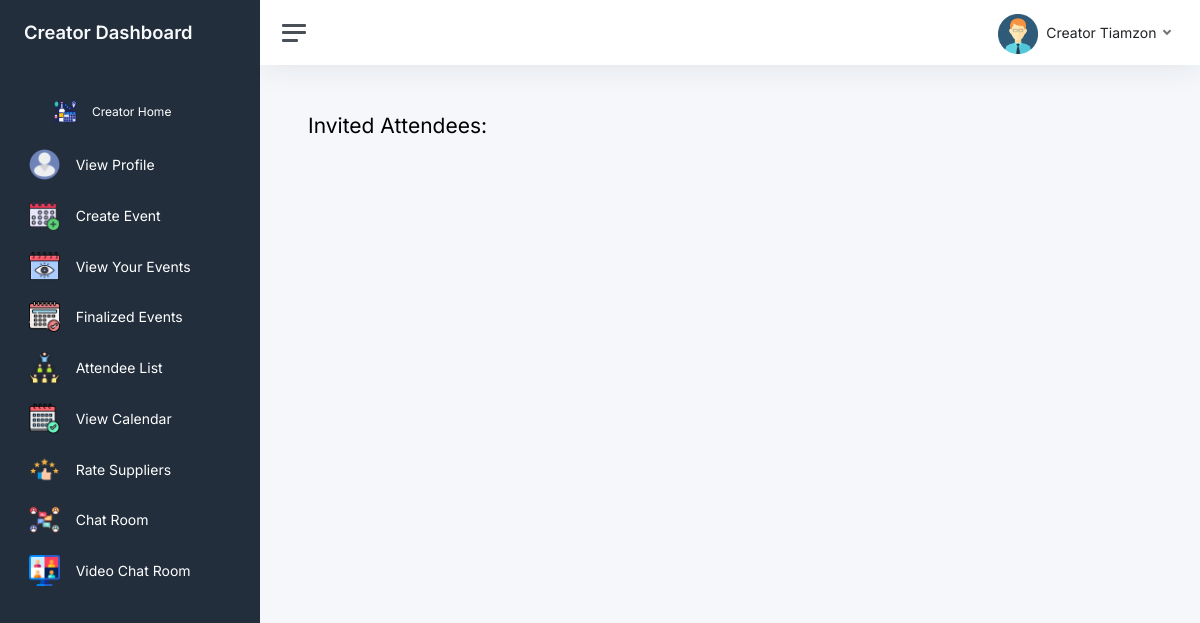
Before: /event_attendee_list (signed in) with the older database file.
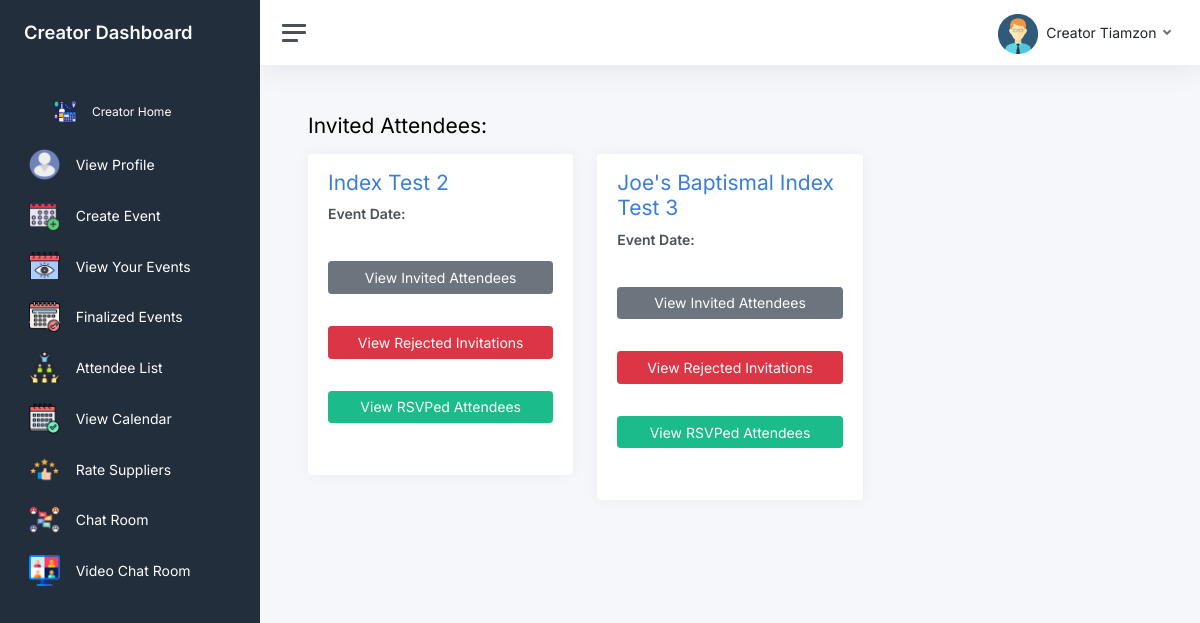
After: the same page with the newer database file.
### website/models.py (models this page shows)
class Event_records12(db.Model):
    id = db.Column(db.Integer, primary_key=True)
    event_name = db.Column(db.String)
    event_desc = db.Column(db.String)
    event_type = db.Column(db.String)
    event_privacy = db.Column(db.String)
    data1 = db.Column(db.String)
    room_code = db.Column(db.String)
    date_created = db.Column(db.DateTime(timezone=True), default=func.now())
    creator_id = db.Column(db.Integer, db.ForeignKey('users9.id'))  # Link to the user who created it
    rsvp_attendees = db.Column(db.String, index=True, default='')
    invited_attendees = db.Column(db.String, index=True, default='')
    max_attendee_num = db.Column(db.Integer)
    start_date = db.Column(db.DateTime)
    end_date = db.Column(db.DateTime)
    total_cost = db.Column(db.Float)  # New column to store the total cost of the event
    supplier_hired_status = db.Column(db.String, nullable=True)  # New field to store hire status as JSON
    image_path = db.Column(db.String)

### website/views_creator.py (the view)
@views_creator.route('/event_attendee_list', methods=['GET', 'POST'])
@login_required
def event_attendee_list():
    if current_user.role != "Event Creator":
        return redirect(url_for('views.role'))
    user_events = current_user.event_records
    events_data = []
    for event in user_events:
        try:
            attendee_data = json.loads(event.invited_attendees) if event.invited_attendees else []
        except (TypeError, json.JSONDecodeError):
            attendee_data = []
            print(f"Failed to parse invited_attendees for event ID {event.id}")
        try:
            rsvp_attendees = json.loads(event.rsvp_attendees) if event.rsvp_attendees else []
        except (TypeError, json.JSONDecodeError):
            rsvp_attendees = []
            print(f"Failed to parse rsvp_attendees for event ID {event.id}")
        rejected_invites = []
        for attendee in attendee_data:
            try:
                if isinstance(attendee, dict) and 'id' in attendee:
                    attendee_event = Attendee_events9.query.filter_by(user_id=attendee['id']).first()
                    if attendee_event and attendee_event.rejected_invites:
                        rejected_invites_json = json.loads(attendee_event.rejected_invites)
                        rejected_for_event = [reject for reject in rejected_invites_json if reject['event_name'] == event.event_name]
                        rejected_invites.extend(rejected_for_event)
                else:
                    print(f"Unexpected attendee data structure: {attendee}")
            except Exception as e:
                print(f"Error processing attendee data: {e}")
        events_data.append({
            'event_name': event.event_name,
            'event_desc': event.event_desc,
            'id': event.id,
            'rsvp_attendees': rsvp_attendees,
            'invited_attendees': attendee_data,
            'rejected_invites': rejected_invites,
            'max_attendee_num': event.max_attendee_num,
            'start_date': event.start_date,
            'end_date': event.end_date
        })
    return render_template('event_attendee_list.html', user=current_user, name=current_user.fullname, events=events_data)

### website/templates/event_attendee_list.html (shortened to what the changed rows need)
{% extends "base.html" %} {% block title %}Profile {% endblock %} {% block head
%}
<link href="css/app.css" rel="stylesheet" />
{% endblock %} {% block content %}
<div class="main">
  <main class="content">
    <div class="container-fluid p-0">
      <h1 class="h3 mb-3">Invited Attendees:</h1>
      <div class="row">
        {% for event in events %}
        <div class="col-md-4 mb-4">
          <div class="card">
            <div class="card-header">
              <h3 class="text-primary">{{ event.event_name }}</h3>
              <p class="mb-0">
                <strong>Event Date:</strong> {{ event.event_date }}
              </p>
            </div>
            <div class="card-body">
              <div class="invited_attendees mb-4">
                <button
                  class="btn btn-secondary toggle-btn w-100 mb-2"
                  data-toggle="collapse"
                  data-target="#attendees-{{ event.id }}"
                >
                  View Invited Attendees
                </button>
              </div>
              <div class="invitation_rejected_container mb-4">
                <button
                  class="btn btn-danger toggle-btn w-100 mb-2"
                  data-toggle="collapse"
                  data-target="#rejected-{{ event.id }}"
                >
                  View Rejected Invitations
                </button>
              </div>
              <div class="rsvp_attendees_container mb-4">
                <button
                  class="btn btn-success toggle-btn w-100 mb-2"
                  data-toggle="collapse"
                  data-target="#rsvp-{{ event.id }}"
                >
                  View RSVPed Attendees
                </button>
              </div>
            </div>
          </div>
        </div>
        {% endfor %}
      </div>
    </div>
  </main>
</div>
{% endblock %}

Changed rows visible on the page:
added Event_records12: event_name "Index Test 2"
added Event_records12: event_name "Joe's Baptismal Index Test 3"
